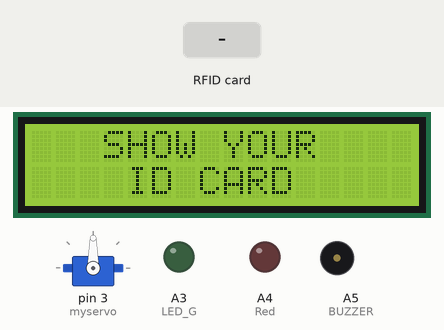
Bench run of a sketch on a simulated Arduino Uno, built with avr-gcc and run on an emulated ATmega328P. On the bench: 16×2 character LCD, servo, output pins drawn as LEDs (lit = HIGH), buzzer (waves = sounding). Inputs (shaded band) come from the test bench. Pins used as bus, display or sensor lines are not drawn; what the sketch prints to the serial monitor is not drawn.

Above: at 1.3 s.
1.4 s: RFID card B1 B7 09 1B held to the reader
At 4.4 s:
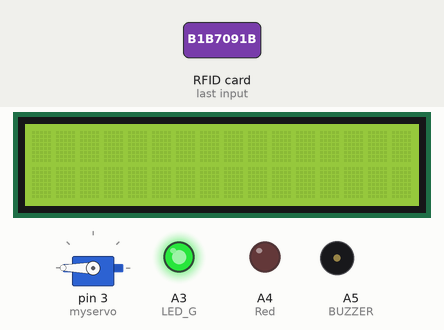
5.6 s: RFID card 91 69 3E 43 held to the reader
At 7.6 s:
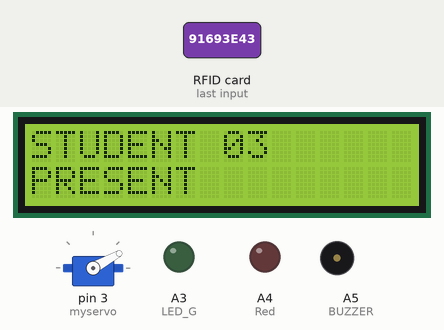
11.3 s: RFID card 5E 7A 19 C4 held to the reader
At 13.8 s:
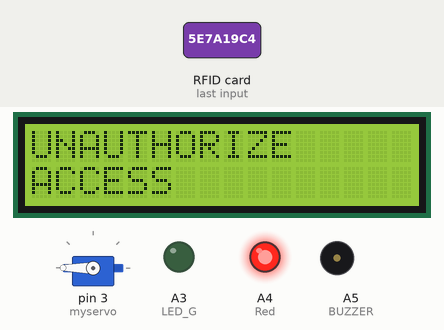
14.3 s: RFID card B3 D7 D8 9A held to the reader
Timing chart, 0 to 18.3 s (numbered marks = the images above; inputs shaded):
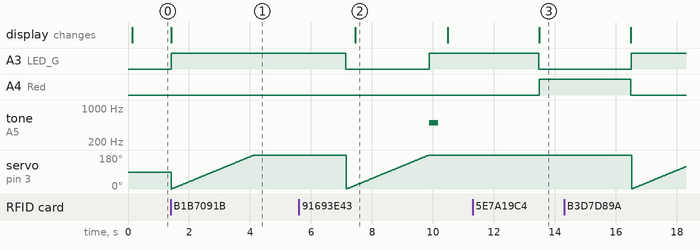

The sketch:

Code.ino
```cpp
#include <SPI.h>
 #include <MFRC522.h>
 #include "LiquidCrystal.h"
 #include <Servo.h>
 Servo myservo;  // create servo object to control a servo
// twelve servo objects can be created on most boards

int pos = 0;
 const int rs = 7, en = 6, d4 = 5, d5 = 4, d6 = 8, d7 = 2;
LiquidCrystal lcd(rs, en, d4, d5, d6, d7);
 #define SS_PIN 10
 #define RST_PIN 9
 #define LED_G A3 //define green LED pin
 #define LED_R A4 //define red LED pin
 #define BUZZER A5 //buzzer pin
 MFRC522 mfrc522(SS_PIN, RST_PIN);  // Create MFRC522 instance.
 void setup()
 {
  Serial.begin(9600);  // Initiate a serial communication
  SPI.begin();   // Initiate SPI bus
  mfrc522.PCD_Init();  // Initiate MFRC522
  lcd.begin(16,2); // Turn on the blacklight and print a message.

  pinMode(BUZZER, OUTPUT);

   myservo.attach(3);


   pinMode(A3, OUTPUT); // Green
   pinMode(A4, OUTPUT); // Red
 }
 void loop()
 {
  // Look for new cards
  if ( ! mfrc522.PICC_IsNewCardPresent())
  {
  lcd.setCursor(3,0);
  lcd.print("SHOW YOUR");
  lcd.setCursor(4,1);
  lcd.print("ID CARD");
  return;
  }
  else{
    lcd.clear();
  }
  // Select one of the cards
  if ( ! mfrc522.PICC_ReadCardSerial())
  {
   return;
  }
  //Show UID on serial monitor
  Serial.print("UID tag :");
  String content= "";
  byte letter;
  for (byte i = 0; i < mfrc522.uid.size; i++)
  {
    Serial.print(mfrc522.uid.uidByte[i] < 0x10 ? " 0" : " ");
    Serial.print(mfrc522.uid.uidByte[i], HEX);
    content.concat(String(mfrc522.uid.uidByte[i] < 0x10 ? " 0" : " "));
    content.concat(String(mfrc522.uid.uidByte[i], HEX));
  }
  Serial.println();
  content.toUpperCase();
  if (content.substring(1) == "B1 B7 09 1B") //change here the UID of the card/cards that you want to give access
  {
   lcd.print("STUDENT 01");
   lcd.setCursor(0,1);
   lcd.print("PRESENT");


   lcd.clear();
   digitalWrite(A3, HIGH);
   digitalWrite(A4, LOW);
       open();
   delay(3000);
   digitalWrite(A3, LOW);
  }
  else if (content.substring(1) == "B3 D7 D8 9A") //change here the UID of the card/cards that you want to give access
  {
   lcd.print("STUDENT 02");
   lcd.setCursor(0,1);
   lcd.print("PRESENT");

   lcd.clear();
   digitalWrite(A3, HIGH);
   digitalWrite(A4, LOW);
     open();
   delay(3000);
   digitalWrite(A3, LOW);
  }
  else if (content.substring(1) == "91 69 3E 43") //change here the UID of the card/cards that you want to give access
  {
   lcd.print("STUDENT 03");
   lcd.setCursor(0,1);
   lcd.print("PRESENT");
   open();
   digitalWrite(LED_G, HIGH);
   tone(BUZZER, 500);
   delay(300);
   noTone(BUZZER);
   delay(300);
   digitalWrite(LED_G, LOW);
   lcd.clear();
   digitalWrite(A3, HIGH);
   digitalWrite(A4, LOW);
   delay(3000);
   digitalWrite(A3, LOW);
  }
  else  {
   lcd.print("UNAUTHORIZE");
   lcd.setCursor(0,1);
   lcd.print("ACCESS");
   digitalWrite(A3, LOW);
   digitalWrite(A4, HIGH);
   digitalWrite(BUZZER,HIGH); // active the buzzer
  delay(1000);              // delay of 3000 millisecond = 3s
  digitalWrite(BUZZER,LOW); // deactivat the buzzer
     delay(2000);
     digitalWrite(A4, LOW);

   lcd.clear();

  }
 }
 void open() {
  pos=0;
  for (pos = 0; pos <= 180; pos += 1) { // goes from 0 degrees to 180 degrees
    // in steps of 1 degree
    myservo.write(pos);              // tell servo to go to position in variable 'pos'
    delay(15);                       // waits 15 ms for the servo to reach the position
  }
 }
```

Measured:
- after the input at 1.4 s, A3 (LED_G): LOW → HIGH at once; the display: changes at once (image 1)
- after the input at 5.6 s, tone on A5 (BUZZER): silent → 500 Hz after 4.3 s, → silent 0.30 s later; the display: changes after 1.9 s (image 2)
- after the input at 11.3 s, A4 (Red): LOW → HIGH after 2.2 s; the display: changes after 2.2 s (image 3)
- after the input at 14.3 s, A3 (LED_G): LOW → HIGH after 2.2 s
